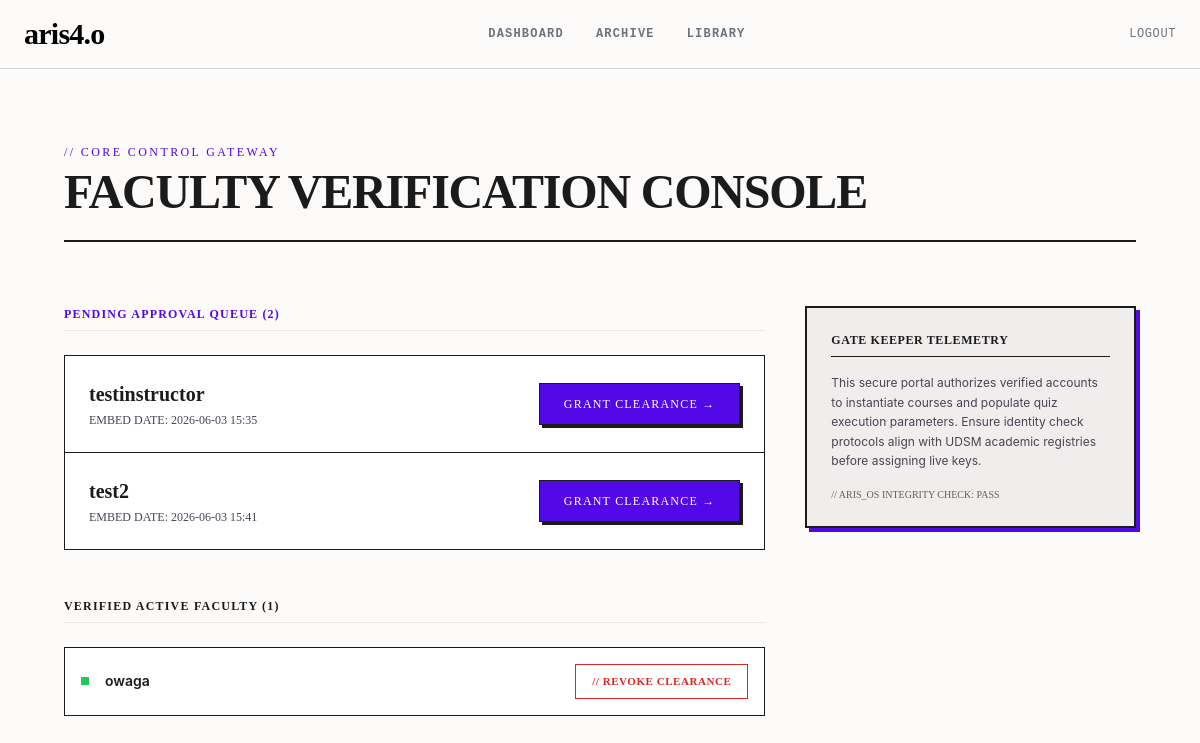
The page /admin-dashboard/ (signed in) on the database as committed earlier.
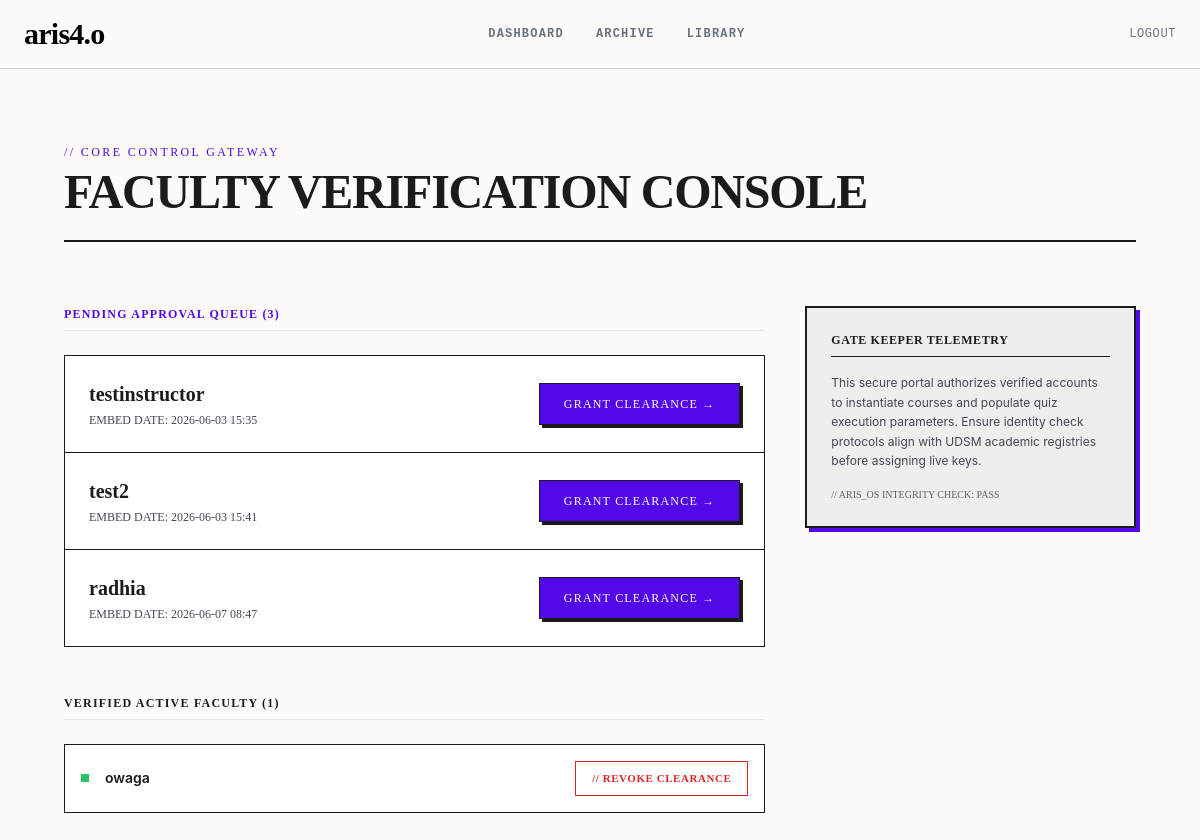
The same page on the database as committed later.
### accounts/models.py (models this page shows, shortened)
class User(AbstractUser):
    ROLE_CHOICES=[
        ('student', 'student'),
        ('instructor', 'instructor'),
        ('admin', 'admin'),
        ]
    role = models.CharField(max_length=20, choices=ROLE_CHOICES)
    is_approved = models.BooleanField(default=False)
    xp = models.IntegerField(default=0)

### accounts/views.py (the view)
# urls.py: path('admin-dashboard/', views.admin_dashboard_view, name='admin_dashboard'),
@login_required
def admin_dashboard_view(request):
    if not (request.user.is_superuser or request.user.role == 'admin'):
        return HttpResponseForbidden('Not authorized')
    return render(request, 'admin_approval.html', {
        'pending_instructors': User.objects.filter(role='instructor', is_approved=False),
        'approved_instructors': User.objects.filter(role='instructor', is_approved=True),
    })

### accounts/templates/admin_approval.html (shortened to what the changed rows need)
{% extends 'base.html' %}
{% block content %}
<div class="max-w-[1440px] mx-auto px-5 md:px-16 my-16">
  <div class="mb-16 border-b-2 border-[#1c1b1b] pb-6">
    <h1 class="font-['Playfair_Display'] text-4xl md:text-5xl font-black text-[#1c1b1b] uppercase tracking-tight">
      Faculty Verification Console
    </h1>
  </div>
  <div class="grid grid-cols-12 gap-10 items-start">
    <div class="col-span-12 md:col-span-8 space-y-12">
      <div>
        <h2 class="font-['Space_Mono'] text-xs font-bold tracking-[0.1em] text-[#5308e7] uppercase mb-6 border-b border-[#eae7e7] pb-2">
          PENDING APPROVAL QUEUE (<span id="pending-count">{{ pending_instructors|length }}</span>)
        </h2>
        <div id="pending-container" class="border border-[#1c1b1b] bg-white divide-y divide-[#1c1b1b] rounded-none {% if not pending_instructors %}hidden{% endif %}">
          {% for instructor in pending_instructors %}
            <div id="user-row-{{ instructor.id }}" class="p-6 flex flex-col sm:flex-row sm:items-center sm:justify-between gap-4">
              <div>
                <h3 class="font-['Playfair_Display'] text-xl font-bold text-[#1c1b1b]">{{ instructor.username }}</h3>
                <p class="font-['Space_Mono'] text-xs text-[#484456] mt-1">EMBED DATE: {{ instructor.date_joined|date:"Y-m-d H:i" }}</p>
              </div>
              <div>
                <a href="{% url 'approve_instructor' instructor.id %}" data-action="toggle-status" class="inline-block bg-[#5308e7] text-white font-['Space_Mono'] text-xs font-normal tracking-[0.1em] uppercase px-6 py-3 border border-[#1c1b1b] [box-shadow:3px_3px_0px_0px_#1c1b1b] hover:translate-x-[-1px] hover:translate-y-[-1px] hover:[box-shadow:4px_4px_0px_0px_#1c1b1b] transition-all rounded-none">
                  GRANT CLEARANCE &rarr;
                </a>
              </div>
            </div>
          {% endfor %}
        </div>
      </div>
      <div>
        <h2 class="font-['Space_Mono'] text-xs font-bold tracking-[0.1em] text-[#1c1b1b] uppercase mb-6 border-b border-[#eae7e7] pb-2">
          VERIFIED ACTIVE FACULTY (<span id="approved-count">{{ approved_instructors|length }}</span>)
        </h2>
        <div id="approved-container" class="border border-[#1c1b1b] bg-white divide-y divide-[#1c1b1b] rounded-none {% if not approved_instructors %}hidden{% endif %}">
          {% for instructor in approved_instructors %}
            <div id="user-row-{{ instructor.id }}" class="p-4 flex flex-col sm:flex-row sm:items-center sm:justify-between gap-4">
              <div class="flex items-center gap-4">
                <span class="w-2 h-2 bg-green-500 rounded-none"></span>
                <span class="font-['Inter'] text-sm font-semibold text-[#1c1b1b]">{{ instructor.username }}</span>
              </div>
              <div>
                <a href="{% url 'disapprove_instructor' instructor.id %}" data-action="toggle-status" class="inline-block bg-white text-red-600 font-['Space_Mono'] text-[11px] font-bold tracking-wider uppercase px-4 py-2 border border-red-600 hover:bg-red-50 transition-colors rounded-none">
                  // REVOKE CLEARANCE
                </a>
              </div>
            </div>
          {% endfor %}
        </div>
      </div>
    </div>
  </div>
</div>
{% endblock %}

Rows that differ between the two databases and show on the page:
added User: username "radhia", date_joined "2026-06-07 08:47", shown under "PENDING APPROVAL QUEUE (3)"
Other text that changed with them:
{{ pending_instructors|length }}: "2" → "3"
